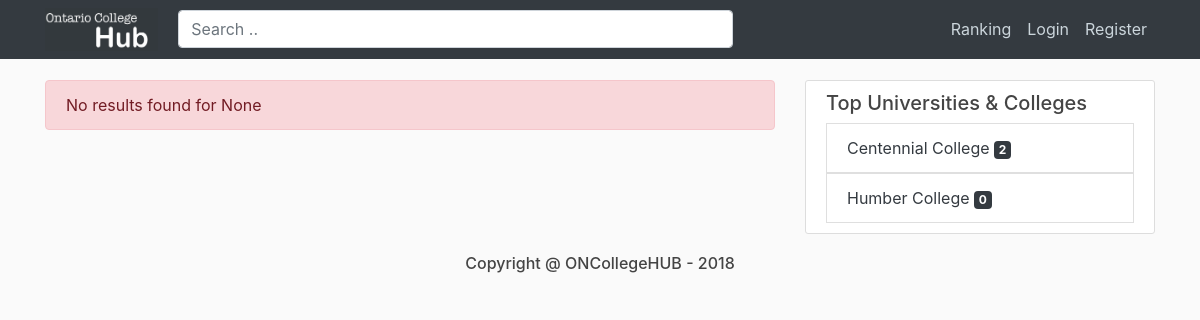
Screenshot of /search with the database file from the repository.
### users/models.py (models this page shows, shortened)
class College(models.Model):
    name = models.CharField(null=False, max_length=50)
    address = models.CharField(null=False, max_length=50)

### blog/models.py (models this page shows, shortened)
class AbstractPostModel(models.Model):
    title = models.CharField(validators=[validators.MinLengthValidator(10)],
                             null=False, max_length=500)
    content = models.TextField(validators=[validators.MinLengthValidator(10)], null=False)
    post_date = models.DateTimeField(default=timezone.now)
    author = models.ForeignKey(Student, on_delete=models.CASCADE)
    rating = models.IntegerField(default=0)
    college = models.ForeignKey(College, on_delete=models.CASCADE)
    class Meta:
        abstract = True

class Question(AbstractPostModel):
    is_answered = models.BooleanField(default=False)

### blog/views.py (the view)
class SearchListView(ListView):
    model = Question
    template_name = 'users/search_results.html'
    def get(self, request, *args, **kwargs):
        search_query = request.GET.get('q', None)
        if search_query is not None and not self.request.user.is_authenticated:
            self.queryset = Question.objects.filter(title__icontains=search_query).order_by('-rating')
        elif self.request.user.is_authenticated and search_query is not None:
            self.queryset = Question.objects.filter(title__icontains=search_query,
                                                    college_id=self.request.user.college_id).order_by('-rating')
        if not self.queryset:
            messages.error(request, f'No results found for {search_query}')
        return super().get(request, *args, **kwargs)
    def get_context_data(self, *args, **kwargs):
        context = super().get_context_data(**kwargs)
        context['list_result'] = self.queryset
        get_student_ranking(context)
        get_college_ranking(context)
        return context

### blog/views.py (called while the page is built)
def get_college_ranking(context):
    college_ranking = College.objects.annotate(question_count=Count('question')) \
        .order_by('-question_count')
    try:
        context['college_ranking'] = college_ranking[0:4]
    finally:
        return context

def get_student_ranking(context):
    student_ranking = Student.objects.annotate(answer_count=Count('answer')) \
        .order_by('-answer_count')
    try:
        context['student_ranking'] = student_ranking[0:4]
    finally:
        return context

### users/templates/users/search_results.html (shortened to what this page needs)
{% extends 'blog/base.html' %}
{% load static %}

### blog/templates/blog/base.html (shortened to what this page needs)
{% load static %}
{% load bootstrap4 %}
{% bootstrap_css %}
<!DOCTYPE html>
<html lang="en">
<head>
    <link rel="stylesheet" type="text/css" href="{% static 'blog/main.css' %}">
</head>
<body>
<header class="site-header">
    <nav class="navbar navbar-expand-md navbar-dark bg-dark fixed-top">
        <div class="container">
            <a href="{% url 'blog-home' %}" style="display:contents">
                <img src="{% static 'blog/Logo_page.png' %}" style="width:12%;padding-right: 20px;">
           </a>
            <form action="{% url 'search_list' %}" class="align-middle w-50" type="GET" style="margin: 0">
                <input type="text" class="form-control" name="q" placeholder="Search ..">
            </form>
            <div class="collapse navbar-collapse" id="navbarToggle">
                <div class="navbar-nav">
                    {% if user.is_authenticated %}
                        <a class="nav-item nav-link" href="">Ranking</a>
                        <a class="nav-item nav-link" href="{% url 'post-create' %}">Ask a question</a>
                        <a class="nav-item nav-link" href="{% url 'profile' user.id user.username %}">Profile</a>
                        <a class="nav-item nav-link" href="{% url 'logout' %}">Logout</a>
                    {% else %}
                        <a href="" class="nav-item nav-link">Ranking</a>
                        <a class="nav-item nav-link" href="{% url 'login' %}">Login</a>
                        <a class="nav-item nav-link" href="{% url 'register' %}">Register</a>
                    {% endif %}
                </div>
            </div>
        </div>
    </nav>
</header>
<main role="main" class="container">
    <div class="row">
        <div class="col-md-8">
            {% if messages %}
                {% for message in messages %}
                    {% if message.tags == "error" %}
                        <div class="alert alert-danger">
                            {{ message }}
                        </div>
                    {% else %}
                        <div class="alert alert-{{ message.tags }}">
                            {{ message }}
                        </div>
                    {% endif %}
                {% endfor %}
            {% endif %}
        </div>
        {% block ranking %}
            <div class="col-md-4">
            <div class="content-section">
                <h5>Top Universities & Colleges</h5>
                {% if  college_ranking %}
                    <div class="ranking-content">
                        {% for college in college_ranking %}
                            <a href="{% url 'blog-college' college.id college.name %}">
                                <li class="list-group-item list-group-item">{{ college.name }} <span
                                        class="badge badge-dark">{{ college.question_set.all|length }}</span></li>
                            </a>
                        {% endfor %}
                    </div>
                {% else %}
                    <h6 class="text-muted">Ranking empty...</h6>
                {% endif %}
            </div>
        {% endblock %}
</main>
<footer>
    <h6 class="text-center">Copyright @ ONCollegeHUB - 2018</h6>
</footer>
</body>
</html>

### blog/static/blog/main.css (style rules this page uses)
body { background: #fafafa; color: #333333; margin-top: 5rem; }
a { color: #343a40; text-decoration: none !important; }
.ranking-content a { width: 45%; font-size: 1em; }
h1, h2, h3, h4, h5, h6 { color: #444444; }
.site-header .navbar-nav .nav-link { color: #cbd5db; }
.content-section { background: #ffffff; padding: 10px 20px; border: 1px solid #dddddd; border-radius: 3px; margin-bottom: 20px; }

### rows the page displays
College: name "Centennial College", question_set.all|length "2"
College: name "Humber College", question_set.all|length "0"

### other values shown
{{ message }} "No results found for None"
